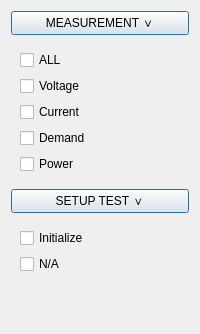
                    <widget class="QWidget" name="widget_8" native="true">
                     <layout class="QVBoxLayout" name="verticalLayout_14">
                      <item>
                       <layout class="QVBoxLayout" name="verticalLayout_31">
                        <item>
                         <layout class="QVBoxLayout" name="verticalLayout_5">
                          <item>
                           <widget class="QPushButton" name="btn_menu_measurement">
                            <property name="sizePolicy">
                             <sizepolicy hsizetype="Preferred" vsizetype="Minimum">
                              <horstretch>0</horstretch>
                              <verstretch>0</verstretch>
                             </sizepolicy>
                            </property>
                            <property name="minimumSize">
                             <size>
                              <width>130</width>
                              <height>24</height>
                             </size>
                            </property>
                            <property name="maximumSize">
                             <size>
                              <width>16777215</width>
                              <height>24</height>
                             </size>
                            </property>
                            <property name="text">
                             <string>MEASUREMENT ∨</string>
                            </property>
                            <property name="checkable">
                             <bool>true</bool>
                            </property>
                            <property name="checked">
                             <bool>false</bool>
                            </property>
                            <property name="autoDefault">
                             <bool>false</bool>
                            </property>
                            <property name="default">
                             <bool>true</bool>
                            </property>
                            <property name="flat">
                             <bool>false</bool>
                            </property>
                           </widget>
                          </item>
                          <item>
                           <widget class="QWidget" name="setup_check_box_2" native="true">
                            <property name="sizePolicy">
                             <sizepolicy hsizetype="Preferred" vsizetype="Minimum">
                              <horstretch>0</horstretch>
                              <verstretch>0</verstretch>
                             </sizepolicy>
                            </property>
                            <layout class="QVBoxLayout" name="verticalLayout_17">
                             <item>
                              <widget class="QCheckBox" name="cb_m_s_meas_all">
                               <property name="text">
                                <string>ALL</string>
                               </property>
                              </widget>
                             </item>
                             <item>
                              <widget class="QCheckBox" name="cb_m_s_vol">
                               <property name="text">
                                <string>Voltage</string>
                               </property>
                              </widget>
                             </item>
                             <item>
                              <widget class="QCheckBox" name="cb_m_s_curr">
                               <property name="sizePolicy">
                                <sizepolicy hsizetype="Minimum" vsizetype="Fixed">
                                 <horstretch>0</horstretch>
                                 <verstretch>0</verstretch>
                                </sizepolicy>
                               </property>
                               <property name="text">
                                <string>Current</string>
                               </property>
                              </widget>
                             </item>
                             <item>
                              <widget class="QCheckBox" name="cb_m_s_demand">
                               <property name="text">
                                <string>Demand</string>
                               </property>
                              </widget>
                             </item>
                             <item>
                              <widget class="QCheckBox" name="cb_m_s_power">
                               <property name="text">
                                <string>Power</string>
                               </property>
                              </widget>
                             </item>
                            </layout>
                           </widget>
                          </item>
                         </layout>
                        </item>
                        <item>
                         <layout class="QVBoxLayout" name="verticalLayout_28">
                          <item>
                           <widget class="QPushButton" name="btn_menu_setup_test">
                            <property name="sizePolicy">
                             <sizepolicy hsizetype="Preferred" vsizetype="Minimum">
                              <horstretch>0</horstretch>
                              <verstretch>0</verstretch>
                             </sizepolicy>
                            </property>
                            <property name="minimumSize">
                             <size>
                              <width>130</width>
                              <height>24</height>
                             </size>
                            </property>
                            <property name="maximumSize">
                             <size>
                              <width>16777215</width>
                              <height>24</height>
                             </size>
                            </property>
                            <property name="text">
                             <string>SETUP TEST ∨</string>
                            </property>
                            <property name="checkable">
                             <bool>true</bool>
                            </property>
                            <property name="checked">
                             <bool>false</bool>
                            </property>
                            <property name="autoDefault">
                             <bool>false</bool>
                            </property>
                            <property name="default">
                             <bool>true</bool>
                            </property>
                            <property name="flat">
                             <bool>false</bool>
                            </property>
                           </widget>
                          </item>
                          <item>
                           <widget class="QWidget" name="setup_check_box_1" native="true">
                            <property name="sizePolicy">
                             <sizepolicy hsizetype="Preferred" vsizetype="Minimum">
                              <horstretch>0</horstretch>
                              <verstretch>0</verstretch>
                             </sizepolicy>
                            </property>
                            <layout class="QVBoxLayout" name="verticalLayout_18">
                             <item>
                              <widget class="QCheckBox" name="cb_m_s_initialize">
                               <property name="text">
                                <string>Initialize</string>
                               </property>
                              </widget>
                             </item>
                             <item>
                              <widget class="QCheckBox" name="cb_setup_n_a">
                               <property name="sizePolicy">
                                <sizepolicy hsizetype="Minimum" vsizetype="Fixed">
                                 <horstretch>0</horstretch>
                                 <verstretch>0</verstretch>
                                </sizepolicy>
                               </property>
                               <property name="text">
                                <string>N/A</string>
                               </property>
                              </widget>
                             </item>
                            </layout>
                           </widget>
                          </item>
                         </layout>
                        </item>
                       </layout>
                      </item>
                      <item>
                       <spacer name="verticalSpacer_6">
                        <property name="orientation">
                         <enum>Qt::Orientation::Vertical</enum>
                        </property>
                        <property name="sizeHint" stdset="0">
                         <size>
                          <width>20</width>
                          <height>40</height>
                         </size>
                        </property>
                       </spacer>
                      </item>
                     </layout>
                    </widget>
